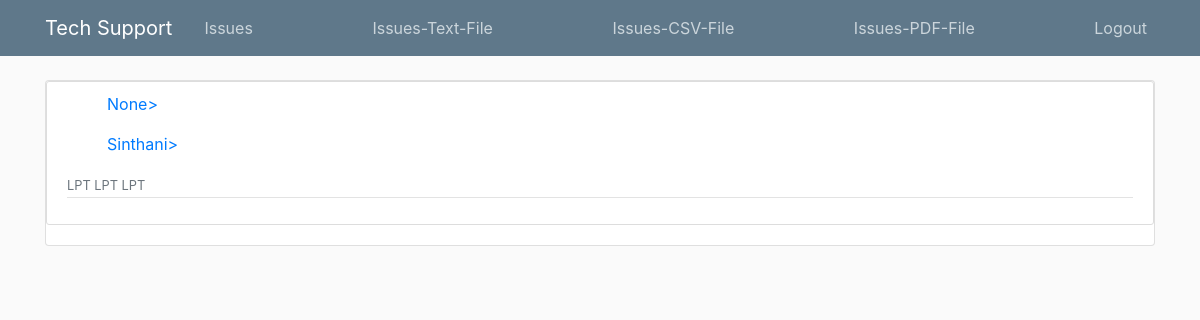
Before: /home/ (signed in) with the older database file.
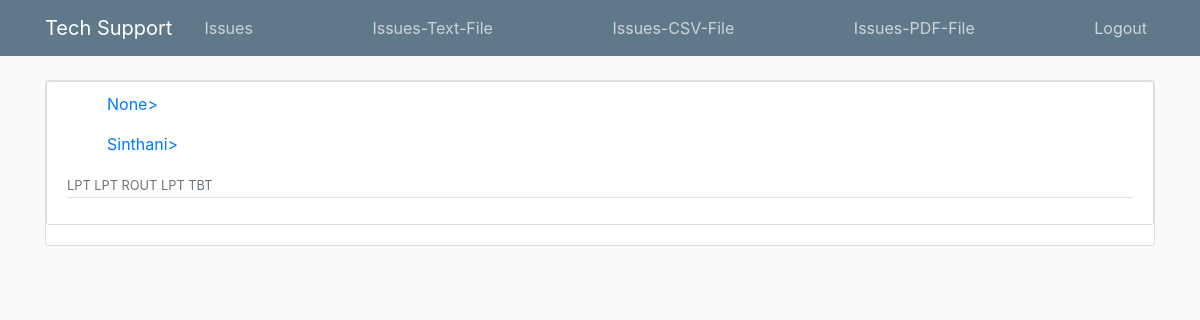
After: the same page with the newer database file.
### supportapp/models.py (models this page shows, shortened)
class CoachUser(AbstractBaseUser, PermissionsMixin):
    username = models.CharField(max_length=12, primary_key=True)
    email = models.EmailField(_('email address'), unique=True)
    is_staff = models.BooleanField(default=False)
    is_active = models.BooleanField(default=True)
    date_joined = models.DateTimeField(auto_now_add=True)
    staff_code = models.ForeignKey("Staff", on_delete=models.CASCADE,null=True)
    first_name = models.CharField(max_length=50,null=True)
    last_name = models.CharField(max_length=50,null=True)
    gender = models.CharField(max_length=6,null=True)
    cluster_code = models.ForeignKey("Cluster", on_delete=models.CASCADE, null=True)
    center_code = models.ForeignKey("Center", on_delete=models.CASCADE, null=True)
    address = models.CharField(max_length=254)
    phone_number = models.IntegerField(null=True)
    registration_date = models.DateField(auto_now_add=True)
    USERNAME_FIELD = 'username'
    REQUIRED_FIELDS = []
    objects = CustomUserManager()

class Issue(models.Model):
    issue_id = models.UUIDField(primary_key=True, default=uuid.uuid4, editable=False)
    issue_code = models.ForeignKey("Issue_Catgry", on_delete=models.CASCADE)
    username = models.ForeignKey("CoachUser", on_delete=models.CASCADE)
    cluster_code = models.ForeignKey("Cluster", on_delete=models.CASCADE, null=True)
    center_code = models.ForeignKey("Center", on_delete=models.CASCADE, null=True)
    issue_description = models.TextField(max_length=150)
    urgent = models.CharField(max_length=10)
    issue_date = models.DateField(auto_now_add=True)

class Issue_Catgry(models.Model):
    issue_code = models.CharField(max_length=30, primary_key=True)
    description = models.CharField(max_length=150)
    def __str__(self):
        return f"{self.issue_code}"

### supportapp/views.py (the view)
# urls.py: 2. Add a URL to urlpatterns:  path('', views.home, name='home')
@login_required
def home(request):
    context = {
        'sys_user': CoachUser.objects.all(),
        'coach_issues': Issue.objects.all(),
            }
    return render(request, 'supportapp/index.html', context)

### supportapp/templates/supportapp/index.html (shortened to what this page needs)
{%extends "supportapp/base.html"%}
{% load crispy_forms_tags  %}
{% block content %}
<article class="media content-section">
    <div class="media-body">
      <div class="article-metadata">
        {% for user in sys_user %}
        <ol>
        <a class="mr-2" href="#">{{ user.first_name }}></a>
        </ol>
        {% endfor %}
        {% for isue in coach_issues %}
        <small class="text-muted">{{ isue.issue_code }} </small>
        {% endfor %}
      </div>
    </div>
  </article>
{% endblock content %}

Changed rows visible on the page:
added Issue: issue_code "ROUT"
added Issue: issue_code "TBT"
